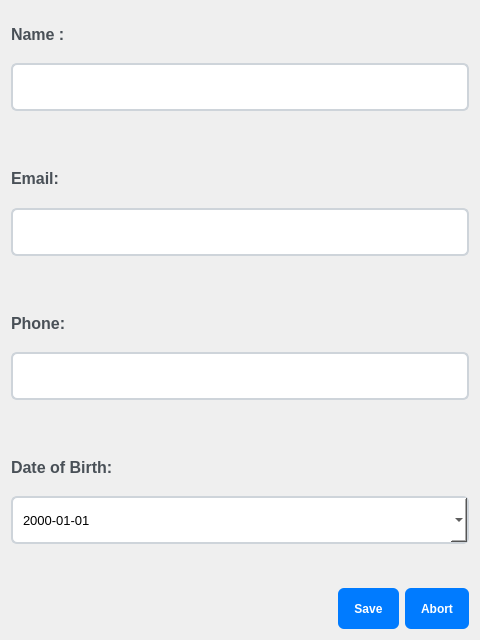
<?xml version="1.0" encoding="UTF-8"?>
<ui version="4.0">
 <class>clientdialog</class>
 <widget class="QDialog" name="clientdialog">
  <property name="geometry">
   <rect>
    <x>0</x>
    <y>0</y>
    <width>480</width>
    <height>640</height>
   </rect>
  </property>
  <property name="minimumSize">
   <size>
    <width>480</width>
    <height>640</height>
   </size>
  </property>
  <property name="maximumSize">
   <size>
    <width>480</width>
    <height>640</height>
   </size>
  </property>
  <property name="windowTitle">
   <string>Dialog</string>
  </property>
  <property name="styleSheet">
   <string notr="true">QMainWindow {
    background-color: #f8f9fa;
}

QTabWidget::pane {
    border: 1px solid #dee2e6;
    background-color: white;
}

QTabWidget::tab-bar {
    left: 10px;
}

QTabBar::tab {
    background-color: #e9ecef;
    border: 1px solid #dee2e6;
	width: 300px;
    padding: 10px 20px;
    margin-right: 5px;
    border-top-left-radius: 8px;
    border-top-right-radius: 8px;
    font-weight: bold;
    color: #495057;
}

QTabBar::tab:selected {
    background-color: white;
    border-bottom-color: white;
    color: #007bff;
}

QTabBar::tab:hover {
    background-color: #f8f9fa;
}

QGroupBox {
    font-weight: bold;
    border: 2px solid #dee2e6;
    border-radius: 8px;
    margin-top: 10px;
    padding-top: 5px;
    background-color: white;
}

QGroupBox::title {
    subcontrol-origin: margin;
    left: 10px;
    padding: 0 10px 0 10px;
    color: #495057;
}

QPushButton {
    background-color: #007bff;
    border: none;
    color: white;
    padding: 8px 16px;
    border-radius: 6px;
    font-weight: bold;
    min-height: 25px;
}

QPushButton:hover {
    background-color: #0056b3;
}

QPushButton:pressed {
    background-color: #004085;
}

QPushButton#deleteButton {
    background-color: #dc3545;
}

QPushButton#deleteButton:hover {
    background-color: #c82333;
}

QPushButton#refreshButton {
    background-color: #28a745;
}

QPushButton#refreshButton:hover {
    background-color: #218838;
}

QLineEdit, QComboBox, QSpinBox, QDoubleSpinBox, QDateEdit {
    border: 2px solid #ced4da;
    border-radius: 6px;
    padding: 8px;
    background-color: white;
    font-size: 13px;
}

QLineEdit:focus, QComboBox:focus, QSpinBox:focus, QDoubleSpinBox:focus, QDateEdit:focus {
    border-color: #007bff;
    outline: none;
}

QTableWidget {
    gridline-color: #dee2e6;
    background-color: white;
    alternate-background-color: #f8f9fa;
    selection-background-color: #007bff;
    border: 1px solid #dee2e6;
    border-radius: 6px;
}

QTableWidget::item {
    padding: 8px;
    border: none;
}

QTableWidget::item:selected {
    background-color: #007bff;
    color: white;
}

QHeaderView::section {
    background-color: #e9ecef;
    padding: 10px;
    border: none;
    border-right: 1px solid #dee2e6;
    border-bottom: 1px solid #dee2e6;
    font-weight: bold;
    color: #495057;
}

QLabel {
    color: #495057;
    font-weight: bold;
	font-size: 12pt
;
}

QScrollArea {
    border: none;
    background-color: transparent;
}</string>
  </property>
  <layout class="QVBoxLayout" name="verticalLayout" stretch="0,0,0,0,0,0,0,0,0">
   <item>
    <layout class="QVBoxLayout" name="verticalLayout_2">
     <item>
      <widget class="QLabel" name="label">
       <property name="text">
        <string>Name :</string>
       </property>
      </widget>
     </item>
     <item>
      <widget class="QLineEdit" name="nameEdit">
       <property name="minimumSize">
        <size>
         <width>0</width>
         <height>48</height>
        </size>
       </property>
       <property name="maximumSize">
        <size>
         <width>16777215</width>
         <height>48</height>
        </size>
       </property>
      </widget>
     </item>
    </layout>
   </item>
   <item>
    <widget class="QWidget" name="widget_4" native="true">
     <property name="minimumSize">
      <size>
       <width>0</width>
       <height>32</height>
      </size>
     </property>
     <property name="maximumSize">
      <size>
       <width>16777215</width>
       <height>32</height>
      </size>
     </property>
    </widget>
   </item>
   <item>
    <layout class="QVBoxLayout" name="verticalLayout_3">
     <item>
      <widget class="QLabel" name="label_2">
       <property name="text">
        <string>Email:</string>
       </property>
      </widget>
     </item>
     <item>
      <widget class="QLineEdit" name="emailEdit">
       <property name="minimumSize">
        <size>
         <width>0</width>
         <height>48</height>
        </size>
       </property>
       <property name="maximumSize">
        <size>
         <width>16777215</width>
         <height>48</height>
        </size>
       </property>
      </widget>
     </item>
    </layout>
   </item>
   <item>
    <widget class="QWidget" name="widget_3" native="true">
     <property name="minimumSize">
      <size>
       <width>0</width>
       <height>32</height>
      </size>
     </property>
     <property name="maximumSize">
      <size>
       <width>16777215</width>
       <height>32</height>
      </size>
     </property>
    </widget>
   </item>
   <item>
    <layout class="QVBoxLayout" name="verticalLayout_4">
     <item>
      <widget class="QLabel" name="label_3">
       <property name="text">
        <string>Phone:</string>
       </property>
      </widget>
     </item>
     <item>
      <widget class="QLineEdit" name="phoneEdit">
       <property name="minimumSize">
        <size>
         <width>0</width>
         <height>48</height>
        </size>
       </property>
       <property name="maximumSize">
        <size>
         <width>16777215</width>
         <height>48</height>
        </size>
       </property>
      </widget>
     </item>
    </layout>
   </item>
   <item>
    <widget class="QWidget" name="widget_2" native="true">
     <property name="minimumSize">
      <size>
       <width>0</width>
       <height>32</height>
      </size>
     </property>
     <property name="maximumSize">
      <size>
       <width>16777215</width>
       <height>32</height>
      </size>
     </property>
    </widget>
   </item>
   <item>
    <layout class="QVBoxLayout" name="verticalLayout_5">
     <item>
      <widget class="QLabel" name="label_4">
       <property name="text">
        <string>Date of Birth:</string>
       </property>
      </widget>
     </item>
     <item>
      <widget class="QDateEdit" name="dobEdit">
       <property name="minimumSize">
        <size>
         <width>0</width>
         <height>48</height>
        </size>
       </property>
       <property name="maximumSize">
        <size>
         <width>16777215</width>
         <height>48</height>
        </size>
       </property>
       <property name="displayFormat">
        <string>yyyy-MM-dd</string>
       </property>
       <property name="calendarPopup">
        <bool>true</bool>
       </property>
      </widget>
     </item>
    </layout>
   </item>
   <item>
    <widget class="QWidget" name="widget" native="true">
     <property name="minimumSize">
      <size>
       <width>0</width>
       <height>32</height>
      </size>
     </property>
     <property name="maximumSize">
      <size>
       <width>16777215</width>
       <height>32</height>
      </size>
     </property>
    </widget>
   </item>
   <item>
    <widget class="QDialogButtonBox" name="buttonBox">
     <property name="orientation">
      <enum>Qt::Orientation::Horizontal</enum>
     </property>
     <property name="standardButtons">
      <set>QDialogButtonBox::StandardButton::Abort|QDialogButtonBox::StandardButton::Save</set>
     </property>
    </widget>
   </item>
  </layout>
 </widget>
 <resources/>
 <connections>
  <connection>
   <sender>buttonBox</sender>
   <signal>accepted()</signal>
   <receiver>clientdialog</receiver>
   <slot>accept()</slot>
   <hints>
    <hint type="sourcelabel">
     <x>248</x>
     <y>254</y>
    </hint>
    <hint type="destinationlabel">
     <x>157</x>
     <y>274</y>
    </hint>
   </hints>
  </connection>
  <connection>
   <sender>buttonBox</sender>
   <signal>rejected()</signal>
   <receiver>clientdialog</receiver>
   <slot>reject()</slot>
   <hints>
    <hint type="sourcelabel">
     <x>316</x>
     <y>260</y>
    </hint>
    <hint type="destinationlabel">
     <x>286</x>
     <y>274</y>
    </hint>
   </hints>
  </connection>
 </connections>
</ui>
